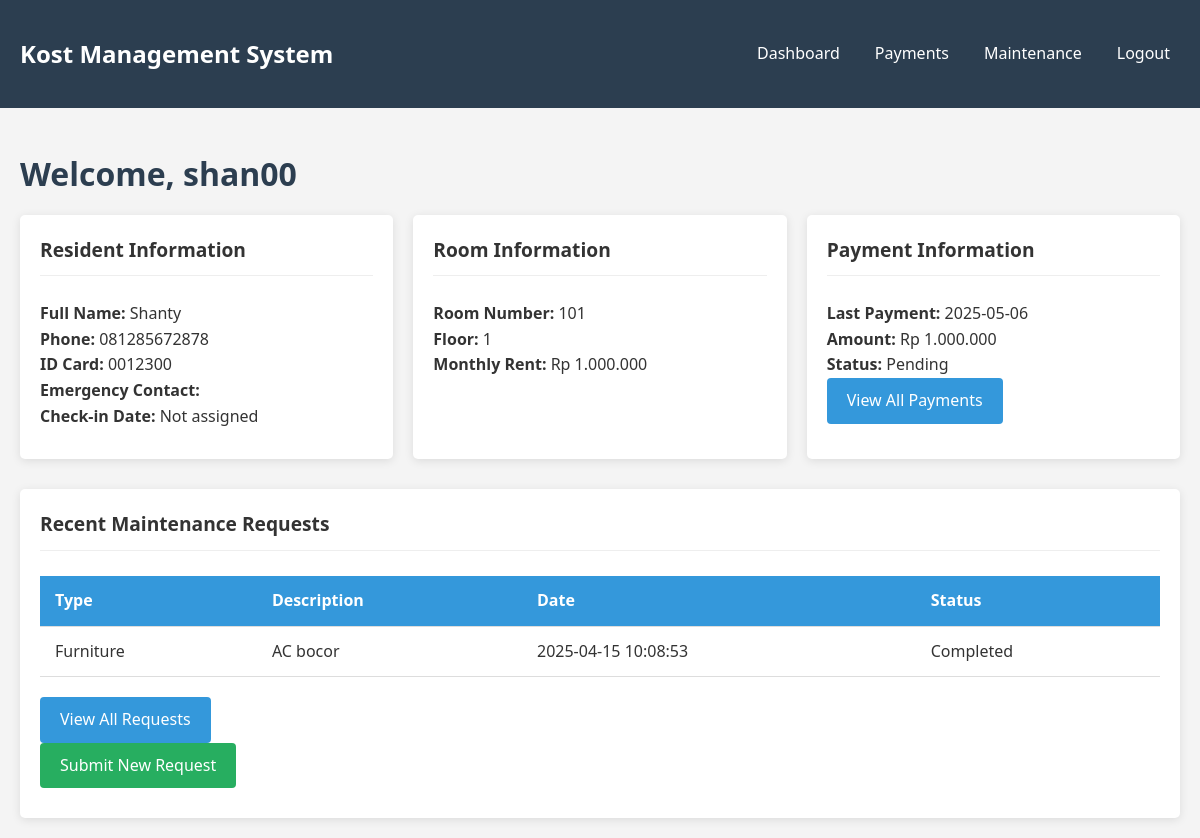
/resident/dashboard.php (signed in), run on the app's committed database.
### tables this page shows
CREATE TABLE `residents` (
  `id` int(11) NOT NULL,
  `user_id` int(11) NOT NULL,
  `room_id` int(11) DEFAULT NULL,
  `full_name` varchar(100) NOT NULL,
  `phone` varchar(20) NOT NULL,
  `emergency_contact` varchar(100) DEFAULT NULL,
  `id_card_number` varchar(50) NOT NULL,
  `check_in_date` date DEFAULT NULL,
  `check_out_date` date DEFAULT NULL,
  `status` enum('active','inactive') NOT NULL DEFAULT 'active'
);

CREATE TABLE `rooms` (
  `id` int(11) NOT NULL,
  `room_number` varchar(10) NOT NULL,
  `floor` int(11) NOT NULL,
  `price` decimal(10,2) NOT NULL,
  `facilities` text DEFAULT NULL,
  `status` enum('available','occupied','maintenance') NOT NULL DEFAULT 'available'
);

CREATE TABLE `payments` (
  `id` int(11) NOT NULL,
  `resident_id` int(11) NOT NULL,
  `room_id` int(11) NOT NULL,
  `amount` decimal(10,2) NOT NULL,
  `payment_date` date NOT NULL,
  `payment_method` enum('cash','transfer','other') NOT NULL,
  `description` varchar(255) DEFAULT NULL,
  `status` enum('pending','confirmed','rejected') NOT NULL DEFAULT 'pending',
  `created_at` timestamp NOT NULL DEFAULT current_timestamp()
);

CREATE TABLE `maintenance_requests` (
  `id` int(11) NOT NULL,
  `resident_id` int(11) NOT NULL,
  `room_id` int(11) NOT NULL,
  `request_type` enum('plumbing','electrical','furniture','cleaning','other') NOT NULL,
  `description` text NOT NULL,
  `request_date` timestamp NOT NULL DEFAULT current_timestamp(),
  `status` enum('pending','in_progress','completed','rejected') NOT NULL DEFAULT 'pending',
  `resolved_date` timestamp NULL DEFAULT NULL,
  `notes` text DEFAULT NULL
);

### resident/dashboard.php (the view, shortened to what this page needs)
<?php
require_once "../config.php";
$resident_id = $_SESSION["resident_id"];
$sql = "SELECT r.*, rm.room_number, rm.floor, rm.price
        FROM residents r
        LEFT JOIN rooms rm ON r.room_id = rm.id
        WHERE r.id = ?";
if($stmt = mysqli_prepare($conn, $sql)){
    mysqli_stmt_bind_param($stmt, "i", $resident_id);
    if(mysqli_stmt_execute($stmt)){
        $result = mysqli_stmt_get_result($stmt);
        if(mysqli_num_rows($result) == 1){
            $resident = mysqli_fetch_array($result, MYSQLI_ASSOC);
        } else{
            redirectWithMessage("../logout.php", "Resident information not found. Please contact administrator.");
        }
    } else{
        echo "Oops! Something went wrong. Please try again later.";
    }
}
$sql = "SELECT * FROM payments WHERE resident_id = ? ORDER BY payment_date DESC LIMIT 1";
if($stmt = mysqli_prepare($conn, $sql)){
    mysqli_stmt_bind_param($stmt, "i", $resident_id);
    if(mysqli_stmt_execute($stmt)){
        $result = mysqli_stmt_get_result($stmt);
        if(mysqli_num_rows($result) == 1){
            $latest_payment = mysqli_fetch_array($result, MYSQLI_ASSOC);
        }
    }
}
$sql = "SELECT * FROM maintenance_requests WHERE resident_id = ? ORDER BY request_date DESC LIMIT 5";
if($stmt = mysqli_prepare($conn, $sql)){
    mysqli_stmt_bind_param($stmt, "i", $resident_id);
    if(mysqli_stmt_execute($stmt)){
        $maintenance_requests = mysqli_stmt_get_result($stmt);
    }
}
?>
<!DOCTYPE html>
<html lang="en">
<head>
    <link rel="stylesheet" href="../css/style.css">
</head>
<body>
    <?php include "resident_navbar.php"; ?>
    <div class="container">
        <h1>Welcome, <?php echo htmlspecialchars($_SESSION["username"]); ?></h1>
        <div class="dashboard-cards">
            <div class="card">
                <div class="card-header">Resident Information</div>
                <div class="card-body">
                    <p><strong>Full Name:</strong> <?php echo htmlspecialchars($resident["full_name"]); ?></p>
                    <p><strong>Phone:</strong> <?php echo htmlspecialchars($resident["phone"]); ?></p>
                    <p><strong>ID Card:</strong> <?php echo htmlspecialchars($resident["id_card_number"]); ?></p>
                    <p><strong>Emergency Contact:</strong> <?php echo htmlspecialchars($resident["emergency_contact"] ?? "Not provided"); ?></p>
                    <p><strong>Check-in Date:</strong> <?php echo htmlspecialchars($resident["check_in_date"] ?? "Not assigned"); ?></p>
                </div>
            </div>
            <div class="card">
                <div class="card-header">Room Information</div>
                <div class="card-body">
                    <?php if($resident["room_id"]): ?>
                    <p><strong>Room Number:</strong> <?php echo htmlspecialchars($resident["room_number"]); ?></p>
                    <p><strong>Floor:</strong> <?php echo htmlspecialchars($resident["floor"]); ?></p>
                    <p><strong>Monthly Rent:</strong> Rp <?php echo number_format($resident["price"], 0, ',', '.'); ?></p>
                    <?php else: ?>
                    <p>You have not been assigned a room yet. Please contact the administrator.</p>
                    <?php endif; ?>
                </div>
            </div>
            <div class="card">
                <div class="card-header">Payment Information</div>
                <div class="card-body">
                    <?php if(isset($latest_payment)): ?>
                    <p><strong>Last Payment:</strong> <?php echo htmlspecialchars($latest_payment["payment_date"]); ?></p>
                    <p><strong>Amount:</strong> Rp <?php echo number_format($latest_payment["amount"], 0, ',', '.'); ?></p>
                    <p><strong>Status:</strong>
                        <?php
                        $status_class = '';
                        switch($latest_payment["status"]) {
                            case 'pending':
                                $status_class = 'text-warning';
                                break;
                        }
                        echo "<span class='{$status_class}'>" . ucfirst(htmlspecialchars($latest_payment["status"])) . "</span>";
                        ?>
                    </p>
                    <?php else: ?>
                    <p>No payment records found.</p>
                    <?php endif; ?>
                    <p><a href="payments.php" class="btn btn-primary">View All Payments</a></p>
                </div>
            </div>
        </div>
        <div class="card">
            <div class="card-header">Recent Maintenance Requests</div>
            <div class="card-body">
                <?php if(mysqli_num_rows($maintenance_requests) > 0): ?>
                <div class="table-container">
                    <table>
                        <thead>
                            <tr>
                                <th>Type</th>
                                <th>Description</th>
                                <th>Date</th>
                                <th>Status</th>
                            </tr>
                        </thead>
                        <tbody>
                            <?php while($row = mysqli_fetch_array($maintenance_requests)): ?>
                            <tr>
                                <td><?php echo ucfirst(htmlspecialchars($row["request_type"])); ?></td>
                                <td><?php echo htmlspecialchars($row["description"]); ?></td>
                                <td><?php echo htmlspecialchars($row["request_date"]); ?></td>
                                <td>
                                    <?php
                                    $status_class = '';
                                    switch($row["status"]) {
                                        case 'completed':
                                            $status_class = 'text-success';
                                            break;
                                    }
                                    echo "<span class='{$status_class}'>" . ucfirst(str_replace('_', ' ', htmlspecialchars($row["status"]))) . "</span>";
                                    ?>
                                </td>
                            </tr>
                            <?php endwhile; ?>
                        </tbody>
                    </table>
                </div>
                <?php else: ?>
                <p>No maintenance requests found.</p>
                <?php endif; ?>
                <p><a href="maintenance.php" class="btn btn-primary">View All Requests</a></p>
                <p><a href="maintenance_new.php" class="btn btn-success">Submit New Request</a></p>
            </div>
        </div>
    </div>
</body>
</html>

### css/style.css (style rules this page uses)
:root { --primary-color: #3498db; --secondary-color: #2ecc71; --dark-color: #2c3e50; --light-color: #ecf0f1; --danger-color: #e74c3c; --warning-color: #f39c12; --success-color: #27ae60; }
* { box-sizing: border-box; margin: 0; padding: 0; }
body { font-family: 'Segoe UI', Tahoma, Geneva, Verdana, sans-serif; line-height: 1.6; background-color: #f4f4f4; color: #333; }
.container { width: 100%; max-width: 1200px; margin: 0 auto; padding: 20px; }
h1, h2, h3, h4 { margin-bottom: 15px; color: var(--dark-color); }
a { color: var(--primary-color); text-decoration: none; }
.btn { display: inline-block; padding: 10px 20px; background-color: var(--primary-color); color: white; border: none; border-radius: 4px; cursor: pointer; font-size: 16px; transition: background-color 0.3s; }
.btn-primary { background-color: var(--primary-color); }
.btn-success { background-color: var(--success-color); }
.table-container { overflow-x: auto; }
table { width: 100%; border-collapse: collapse; margin-bottom: 20px; }
th, td { padding: 12px 15px; text-align: left; border-bottom: 1px solid #ddd; }
th { background-color: var(--primary-color); color: white; }
.dashboard-cards { display: grid; grid-template-columns: repeat(auto-fill, minmax(300px, 1fr)); gap: 20px; margin-bottom: 30px; }
.card { background-color: white; border-radius: 5px; box-shadow: 0 2px 10px rgba(0, 0, 0, 0.1); padding: 20px; }
.card-header { font-weight: bold; font-size: 1.2rem; padding-bottom: 10px; border-bottom: 1px solid #eee; margin-bottom: 15px; }
.card-body { padding: 10px 0; }

### data on the page
residents: full_name "Shanty", phone "081285672878", id_card_number "0012300", check_in_date "Not assigned", room.room_number "101", room.floor "1", room.price "1.000.000"
payments: payment_date "2025-05-06", amount "1.000.000", status "Pending"
maintenance_requests: request_type "Furniture", description "AC bocor", request_date "2025-04-15 10:08:53", status "Completed"

### other printed values
$_SESSION["username"] "shan00"
